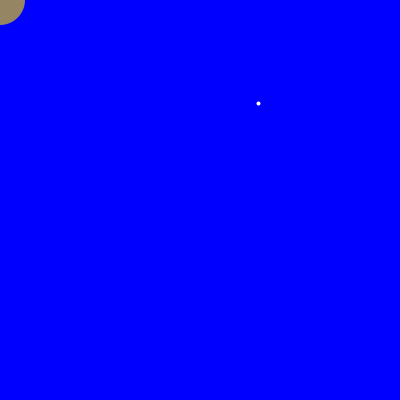
Frame 1 (no input)
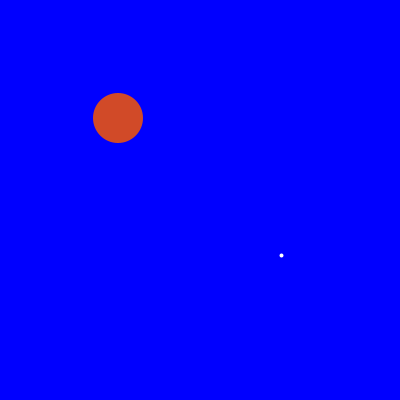
Frame 60 (the mouse pressed at the canvas centre just before this capture)
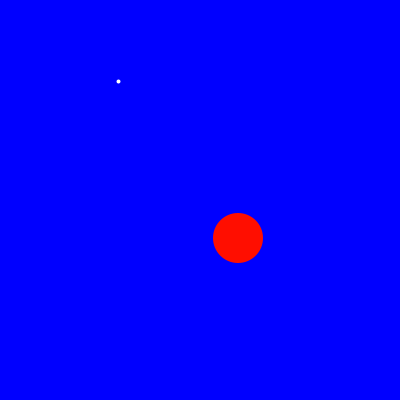
Frame 120 (the mouse held since frame 60 and released just before this capture)

The Processing sketch that drew these frames (run headless with seeded random() and noise(); from frame 60 on, the mouse is pressed at the canvas centre):

// Processing sketch: Anima__o_1
// ── Anima__o_1.pde
int x =0, y= 0, z=133, a=99, b=150 ;
void setup() {
  size(400, 400);
}
void draw() {
  background(0, 0, 255);
  stroke(255);
  strokeWeight(4);
  point(random(0, 400), random(0, 400));
  noStroke();
  fill(b, z, a);
  translate(x, y);
  ellipse(x, y, 50, 50);
  x= x+1;
  y= y+1;
  if (x  >400) {
    noStroke();
    x=0;
    y=0;
    fill(150, 170, 99);
    translate(x, y);
    ellipse(x, y, 50, 50);
  } else {
    z=z-1;
    a=a-1;
    
  }
  if (x==0) {
    b=150;
    z=170;
    a=99;
    
  } else{
    b=b+1;
  }
};
